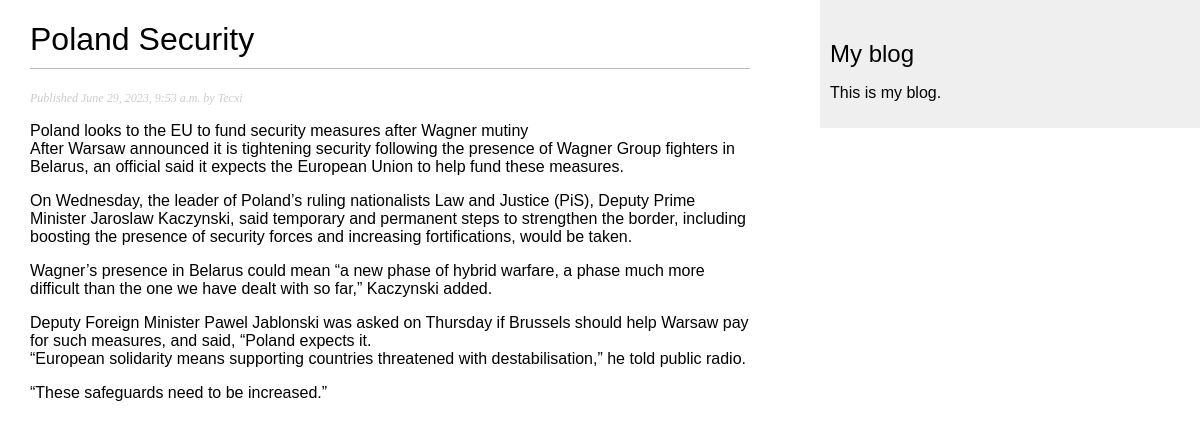
Page /blog/2023/6/29/poland-security/ on the committed database.
### blog/models.py (models this page shows, shortened)
class Post(models.Model):
    class Status(models.TextChoices):
        DRAFT = 'DF', 'Draft'
        PUBLISHED = 'PB', 'Published'
    title = models.CharField(max_length=250)
    slug = models.CharField(max_length=250,
                         unique_for_date='publish')
    author = models.ForeignKey(User,
                               on_delete=models.CASCADE,
                               related_name='blog_posts')
    body = models.TextField()
    publish = models.DateTimeField(default=timezone.now)
    created = models.DateTimeField(auto_now_add=True)
    updated = models.DateTimeField(auto_now=True)
    status = models.CharField(max_length=2,
                              choices=Status.choices,
                              default=Status.DRAFT)
    objects = models.Manager()
    published = PublishedManager()
    class Meta:
        ordering = ['-publish']
        indexes = [
            models.Index(fields=['-publish'])
        ]

### blog/views.py (the view)
# urls.py: path('<int:year>/<int:month>/<int:day>/<slug:post>/', views.post_detail, name='post_detail'),
def post_detail(request, year, month, day, post):
    post = get_object_or_404(Post,
                             status = Post.Status.PUBLISHED,
                             slug=post,
                             publish__year=year,
                             publish__month=month,
                             publish__day=day)
    return render(request, "blog/post/detail.html",
                 {'post':post})

### blog/templates/blog/post/detail.html (shortened to what this page needs)
{% extends 'blog/base.html' %}
{% block content %}
    <h1>{{ post.title }}</h1>
    <p class="date">
        Published {{ post.publish }} by {{ post.author }}
    </p>
    {{ post.body|linebreaks }}
{% endblock %}

### blog/static/css/blog.css (style rules this page uses)
body { margin:0; padding:0; font-family:helvetica, sans-serif; }
h1 { font-weight:normal; border-bottom:1px solid #bbb; padding:0 0 10px 0; }
p.date { color:#ccc; font-family: georgia, serif; font-size: 12px; font-style: italic; }

### rows in the picture
Post: title "Poland Security", publish "June 29, 2023, 9:53 a.m.", author "Tecxi", body "Poland looks to the EU to fund security measures after Wagner mutiny After Warsaw announced it is tightening security following the presence of Wagner Group fighters in Belarus, an official said it expects the European Union to help fund these measures. On Wednesday, the leader of Poland’s ruling nationalists Law and Justice (PiS), Deputy Prime Minister Jaroslaw Kaczynski, said temporary and permanent steps to strengthen the border, including boosting the presence of security forces and increasing fortifications, would be taken. Wagner’s presence in Belarus could mean “a new phase of hybrid warfare, a phase much more difficult than the one we have dealt with so far,” Kaczynski added. Deputy…"
